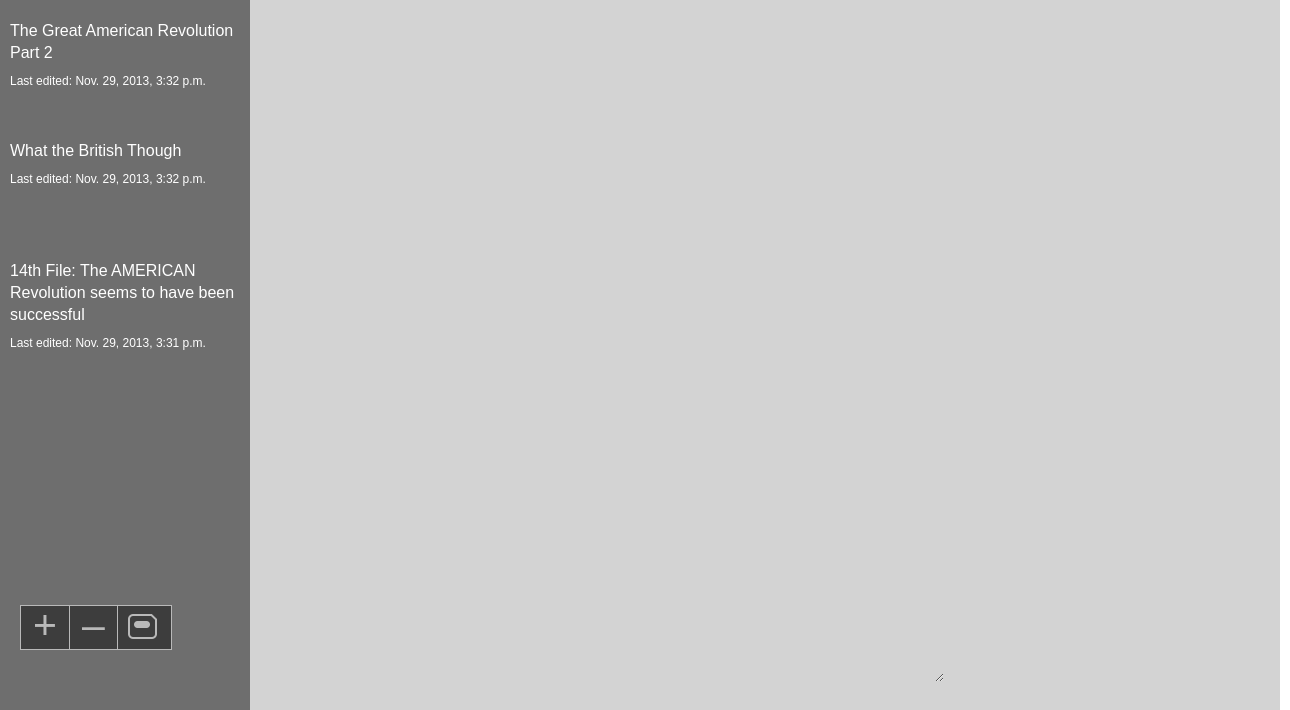
Before: /update/ with the older database file.
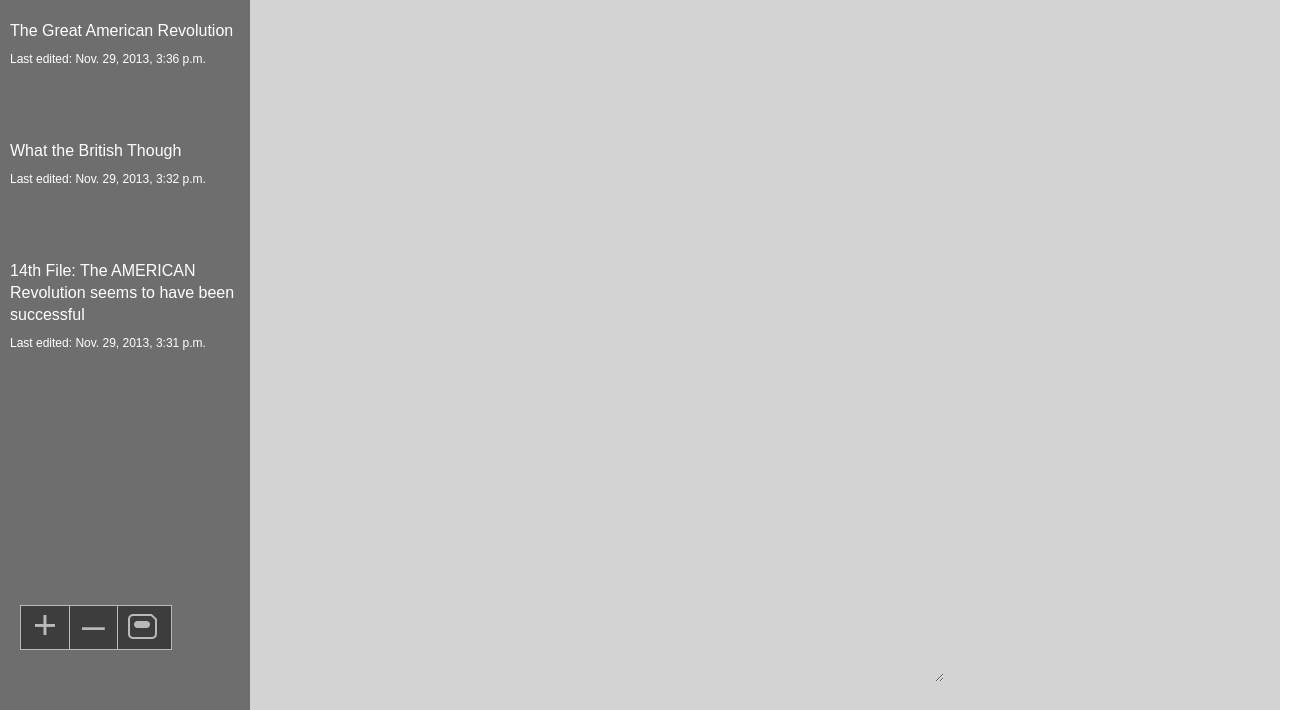
After: the same page with the newer database file.
### notes/models.py (models this page shows, shortened)
class Note(models.Model):
	title = models.CharField(max_length=100)
	content = models.TextField()
	first_published_date = models.DateTimeField(auto_now=True)
	last_update_date = models.DateTimeField(auto_now=True)

### notes/views.py (the view)
# urls.py: url(r'^update/$', views.update, name='update'),
def update(request):
	"""Updates a specific note in the Database"""
	template = 'notes/update.html'
	list_of_notes = Note.objects.all().order_by('-last_update_date')
	if request.method == 'POST':
		form = NotesForm(request.POST)
		if form.is_valid():
			print "WE HIT THE FORM!"
			title = form.cleaned_data['title']
			content = form.cleaned_data['content']
			noteid = form.cleaned_data['noteid']
			note = Note.objects.get(pk=noteid)
			note.title = title
			note.content = content
			note.save()
			return HttpResponseRedirect('/')
	else:
		form = NotesForm()
		context = {'list_of_notes': list_of_notes, 'form':form}
		return render(request, template, context)

### notes/views.py
class NotesForm(forms.Form):
    title = forms.CharField(max_length=150)
    content = forms.CharField(widget=forms.Textarea(attrs={'rows':30, 'cols':65}))
    noteid = forms.CharField()

### notes/templates/notes/update.html (shortened to what this page needs)
<!DOCTYPE html>
 <html class="no-js">
    <head>
        {% load staticfiles %}
        <link rel="stylesheet" type="text/css" href="{% static 'notes/style.css' %}" />
    </head>
    <body>
        <div class="main_container">
            {% if not deleted %}
                <form action="/" method="post">{% csrf_token %}
            {% else %}
                <form method="post" action="javascript:;">
            {% endif %}
            <section class="notes_list">
                {% block empty %}
                    {% if list_of_notes %}
                        {% for note in list_of_notes %}
                            <a href="{% url 'notes:read' note_id=note.id %}">
                                <div class="note_selector {% if note.id == target.id %} selected {% endif %}">
                                <h2>{{ note.title }}</h2>
                                <p>Last edited: {{ note.last_update_date }}</p>
                                </div>
                            </a>
                        {% endfor %}
                    {% endif %}
                <div class="nav_buttons">
                    <a href="{% url 'notes:create' %}">+</a>
                    <a href="{% if not deleted %}{% else %}javascript:;{% endif %}">–</a>
                    <input type="submit" value='' style="background:url({% static 'notes/savedisk.png' %}) no-repeat;">
                </div>
            </section>
            <section class="note_text">
                {% if list_of_notes %}
                    {% if newspace %}
                        <a href="javascript:;">
                            <div class="note_selector selected">
                                <h2>New note</h2>
                                <p>To be published now</p>
                            </div>
                        </a>
                    {% else %}
                        {% if deleted %}
                            <h1>Note: {{ tempid }} was deleted</h1>
                            <p>Please enter a note</p>
                        {% else %}
                            <div class="note_title">
                                {{ form.title }}
                            </div>
                            <div class="note_content">
                                {{ form.content }}
                            </div>
                           </form>
                        {% endif %}
                    {% endif %}
                {% else %}
                    <h1>Please enter a title</h1>
                    <p>Please enter a note</p>
                {% endif %}
                {% endblock empty %}
        </div>
    </body>
</html>

Changed rows visible on the page:
removed Note: title "The Great American Revolution Part 2", last_update_date "Nov. 29, 2013, 3:32 p.m."
added Note: title "The Great American Revolution", last_update_date "Nov. 29, 2013, 3:36 p.m."
